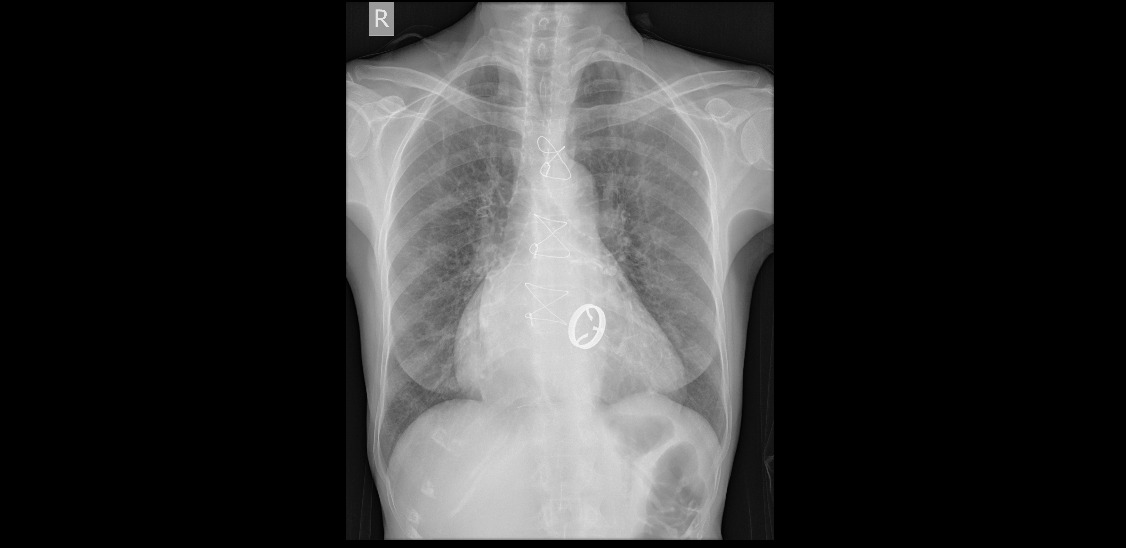
#> input picture chest_xray_project/data/normal/8.jpeg, 1126 x 548 px, found by its file name
$ python create_test_rotated.py
#> lines starting #> are read from the running program, lines starting #| are printed output that depends on the picture
import cv2
import numpy as np
import os

# ─────────────────────────────────────────────
# Take a normal image and artificially rotate it
# to create a clearly rotated test image
# ─────────────────────────────────────────────

IMAGE_PATH  = r"E:\normal_dataset\Normal images\8.jpeg"
OUTPUT_PATH = r"test_rotated.jpeg"

# Read image
img = cv2.imread(IMAGE_PATH)
#> img is the input picture: shape (548, 1126, 3); min 0, max 250, mean 52.7
h, w = img.shape[:2]
#> h = 548; w = 1126
center = (w // 2, h // 2)
#> center = (563, 274)

# Rotate by 15 degrees — clearly visible rotation
angle = 15
M     = cv2.getRotationMatrix2D(center, angle, 1.0)
rotated = cv2.warpAffine(
    img, M, (w, h),
    flags      = cv2.INTER_LINEAR,
    borderMode = cv2.BORDER_REPLICATE
)
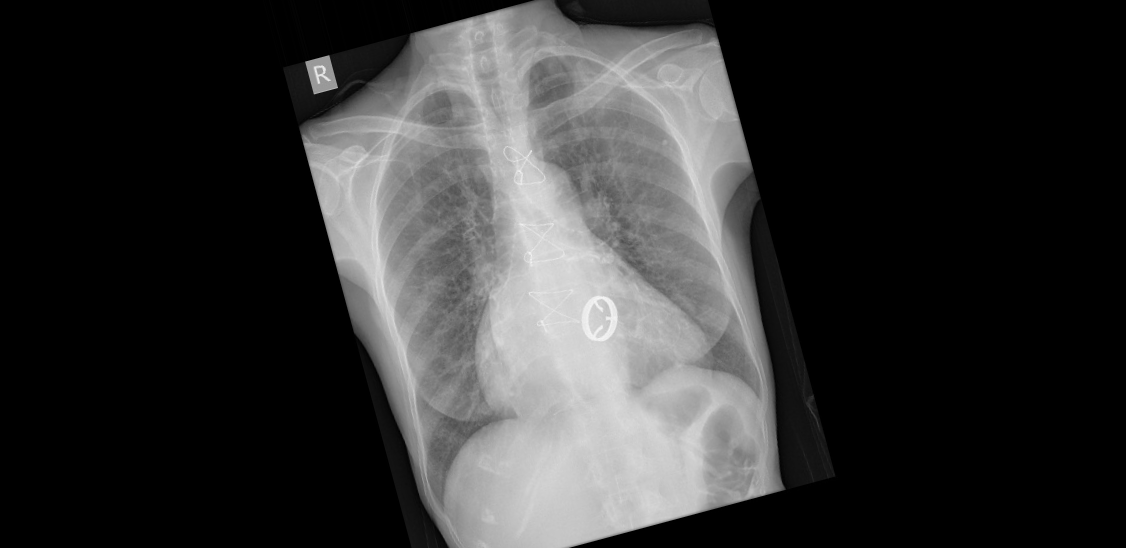
#> rotated: shape (548, 1126, 3); min 0, max 247, mean 52.1

# Save
cv2.imwrite(OUTPUT_PATH, rotated)
print(f"✅ Rotated test image saved: {OUTPUT_PATH}")
print(f"   Rotation applied: {angle} degrees")
print(f"   Image size: {w}x{h}")
#|    Image size: 1126x548

$ run again, with chest_xray_project/data/normal/1022.jpeg copied over chest_xray_project/data/normal/8.jpeg
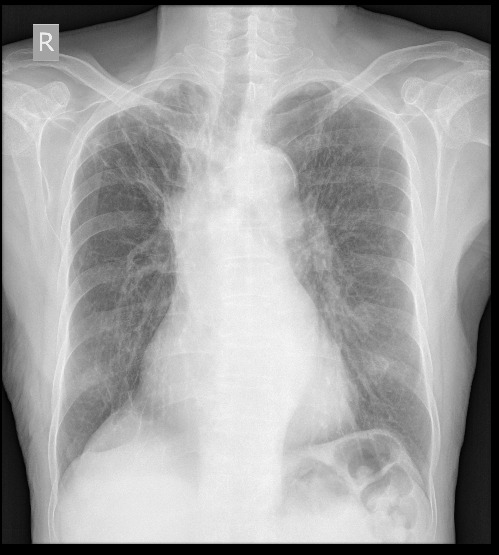
#> input picture chest_xray_project/data/normal/1022.jpeg, 499 x 555 px, found by its file name
#> img is the input picture: shape (555, 499, 3); min 0, max 249, mean 161.1
#> `rotated = cv2.warpAffine( img, M, (w, h), flags      = cv2.INTER_LINEA..`:
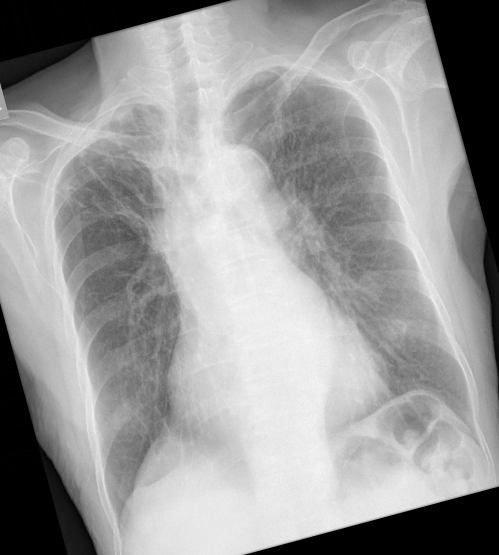
#> rotated: shape (555, 499, 3); min 0, max 245, mean 154.1
#|    Image size: 499x555

$ run again, with chest_xray_project/data/normal/1041.jpeg copied over chest_xray_project/data/normal/8.jpeg
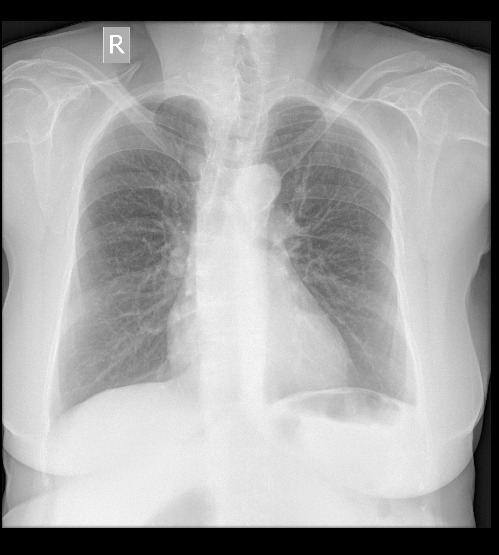
#> input picture chest_xray_project/data/normal/1041.jpeg, 499 x 555 px, found by its file name
#> img is the input picture: shape (555, 499, 3); min 0, max 255, mean 163.1
#> `rotated = cv2.warpAffine( img, M, (w, h), flags      = cv2.INTER_LINEA..`:
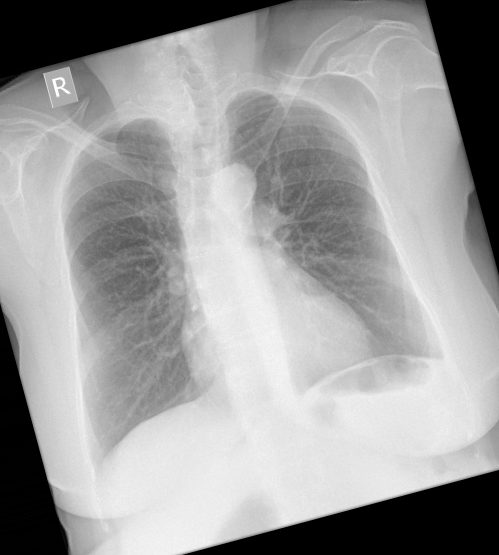
#> rotated: shape (555, 499, 3); min 0, max 255, mean 157
#|    Image size: 499x555

$ run again, with chest_xray_project/data/normal/1044.jpeg copied over chest_xray_project/data/normal/8.jpeg
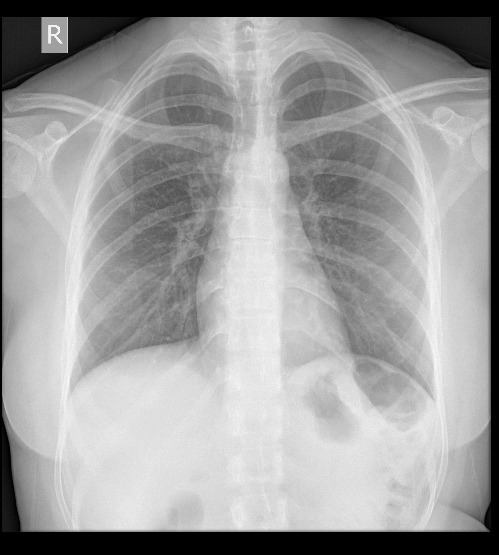
#> input picture chest_xray_project/data/normal/1044.jpeg, 499 x 555 px, found by its file name
#> img is the input picture: shape (555, 499, 3); min 0, max 250, mean 157.8
#> `rotated = cv2.warpAffine( img, M, (w, h), flags      = cv2.INTER_LINEA..`:
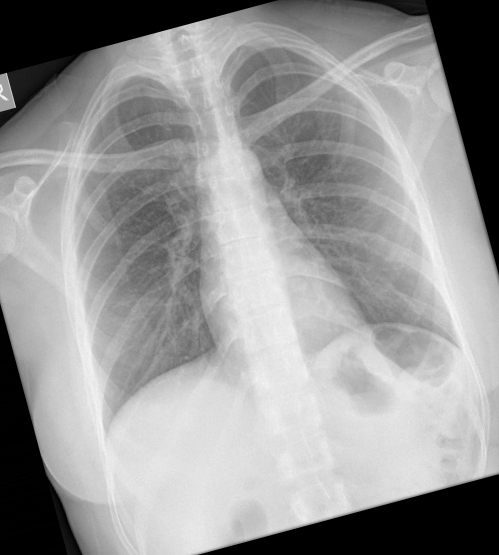
#> rotated: shape (555, 499, 3); min 0, max 249, mean 151.6
#|    Image size: 499x555
